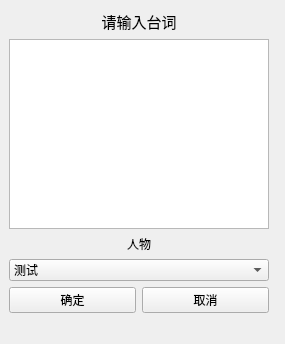
<?xml version="1.0" encoding="UTF-8"?>
<ui version="4.0">
 <class>DialogEdit</class>
 <widget class="QWidget" name="DialogEdit">
  <property name="windowModality">
   <enum>Qt::ApplicationModal</enum>
  </property>
  <property name="geometry">
   <rect>
    <x>0</x>
    <y>0</y>
    <width>285</width>
    <height>344</height>
   </rect>
  </property>
  <property name="windowTitle">
   <string>台词编辑</string>
  </property>
  <widget class="QWidget" name="layoutWidget">
   <property name="geometry">
    <rect>
     <x>9</x>
     <y>10</y>
     <width>260</width>
     <height>303</height>
    </rect>
   </property>
   <layout class="QVBoxLayout" name="verticalLayout_2">
    <item>
     <layout class="QVBoxLayout" name="verticalLayout">
      <item>
       <widget class="QLabel" name="labelDialogInput">
        <property name="font">
         <font>
          <pointsize>11</pointsize>
         </font>
        </property>
        <property name="text">
         <string>请输入台词</string>
        </property>
        <property name="alignment">
         <set>Qt::AlignCenter</set>
        </property>
       </widget>
      </item>
      <item>
       <widget class="QPlainTextEdit" name="DialogInput"/>
      </item>
      <item>
       <widget class="QLabel" name="labelChar01">
        <property name="text">
         <string>人物</string>
        </property>
        <property name="alignment">
         <set>Qt::AlignCenter</set>
        </property>
       </widget>
      </item>
      <item>
       <widget class="QComboBox" name="comboBoxCharacter">
        <property name="tabletTracking">
         <bool>false</bool>
        </property>
        <item>
         <property name="text">
          <string>测试</string>
         </property>
        </item>
       </widget>
      </item>
     </layout>
    </item>
    <item>
     <layout class="QHBoxLayout" name="horizontalLayout">
      <item>
       <widget class="QPushButton" name="btnDialogEditDefine">
        <property name="text">
         <string>确定</string>
        </property>
       </widget>
      </item>
      <item>
       <widget class="QPushButton" name="btnDialogEditExit">
        <property name="text">
         <string>取消</string>
        </property>
       </widget>
      </item>
     </layout>
    </item>
   </layout>
  </widget>
 </widget>
 <resources/>
 <connections/>
</ui>
